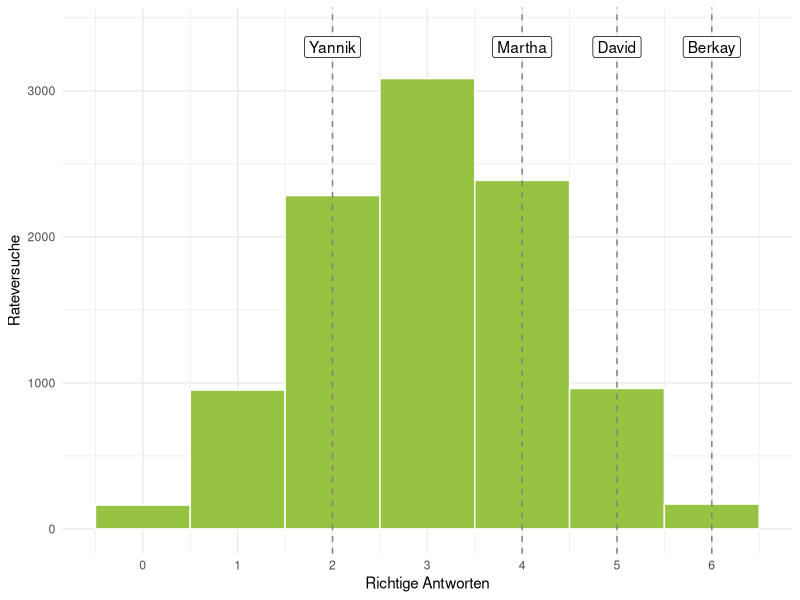
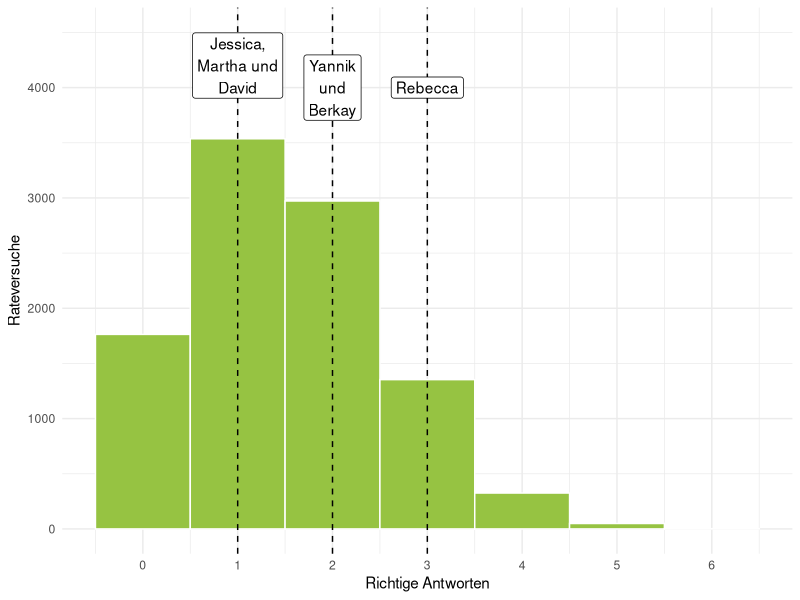

R code for these plots, in order:
## ---- chunk 1
knitr::opts_chunk$set(echo = TRUE,
                      fig.path = "plots/pepsicola-")
## ---- chunk 2
library(knitr)
library(magrittr)
library(tidyverse);theme_set(theme_minimal())
library(gganimate)

options(scipen = 999) 

set.seed(1453248)
## ---- chunk 3
# Challenge Nr. 1
# Die Getränke
challenge1 <- c("P", "C")

# In diesem for-loop ziehen wir drei Mal zufällige Reihenfolgen:
for (i in 1:3) {
  # mit der sample() Funktion ziehen wir aus dem Objekt "challenge1"
  # zufällig sechs Mal einen Buchstaben (und legen ihn nach jedem Ziehen
  # wieder zurück):
  reihen1 <- sample(challenge1, size = 6, replace = TRUE)
  
  # Anschließend geben wir die Reihenfolge aus:
  print(reihen1)
}

# Und das machen wir für alle Challenges:

# Challenge Nr.2
# Die Getränke:
challenge2 <- c("C", "Z")

# Die drei Reihen:
for (i in 1:3) {
  reihen2 <- sample(challenge2, size = 6, replace = TRUE)
  print(reihen2)
}


# Challenge Nr.3
# Die Getränke
challenge3 <- c("P", "C", "Z", "J")

# Die drei Reihen
for (i in 1:3) {
  reihen3 <- sample(challenge3, size = 6, replace = TRUE)
  print(reihen3)
}
## ---- chunk 4
# Die Reihen der ersten Challenge:
C1_Reihe1 <- c("C", "C", "P", "P", "C", "C")
C1_Reihe1
## ---- chunk 5
# Ein Objekt, das die Zahl aller gewünschten Simulationen angibt:
nsim <- 10000
## ---- chunk 6
# Ein leerer Datensatz, in dem die Ergebnisse eingetragen werden
simulation1 <- tibble(x = rep(NA, nsim),
                      Rateversuch = c(1:nsim))

# In diesem Loop passiert die Simulation:
# Wir führen den Loop 10.000 Mal durch (1 bis nsim)
for (i in c(1:nsim)) {
  # Hier erstellen wir die Zufallsreihenfolge:
  guess1 <- sample(c("C", "P"), 6, replace = T)
  
  # Dann gleichen wir die Reihenfolge mit der festgelegten
  # Reihenfolge ab und zählen die richtigen Treffer:
  richtig <- as.numeric(C1_Reihe1 == guess1) %>% sum()
  
  # Letztendlich tragen wir die Anzahl richtiger Treffer
  # in den Datensatz ein:
  simulation1[i, ] <- richtig
}
## ---- chunk 7
ggplot(simulation1, aes(x = x)) + 
  geom_histogram(binwidth = 1,
                 fill = "#96c342",
                 color = "white") +
  # geom_bar() +
  geom_vline(xintercept = c(2, 4, 5, 6), 
             linetype = "dashed",
             color = "#808080") +
  annotate(geom = "label",
           y = 3300, x = 2, label = "Yannik") +
  annotate(geom = "label",
           y = 3300, x = 4, label = "Martha") +
  annotate(geom = "label",
           y = 3300, x = 5, label = "David") +
  annotate(geom = "label",
           y = 3300, x = 6, label = "Berkay") +
  scale_y_continuous(limits = c(0, 3400)) +
  scale_x_continuous(breaks = c(0:6)) +
  labs(x = "Richtige Antworten",
       y = "Rateversuche")
## ---- chunk 8
tab1 <- table(simulation1$x)
proptab1 <- table(simulation1$x) %>% prop.table() %>% {.*100} %>% round(1) %>% paste0(., "%")
cproptab1 <- table(simulation1$x) %>% prop.table() %>% cumsum() %>% {.*100} %>% round(1) %>% paste0(., "%")

tabmatr1 <- rbind(tab1, proptab1, cproptab1)
dimnames(tabmatr1)[[1]] <- c("Verteilung", "Prozentuale Verteilung", "Aufsummierte Prozente")

kable(tabmatr1, align = "c")
## ---- chunk 9
C3_Reihe1 <- c("Z", "J", "P", "P", "Z", "C")
C3_Reihe1
## ---- chunk 10
simulation2 <- tibble(x = rep(NA, nsim))

for (i in c(1:nsim)) {
  guess2 <- sample(c("P", "C", "Z", "J"), 6, replace = T)
  richtig2 <- sum(as.numeric(C3_Reihe1 == guess2))
  simulation2[i, ] <- richtig2
}
## ---- chunk 11
ggplot(simulation2, aes(x = x)) + 
  geom_histogram(binwidth = 1,
                 fill = "#96c342",
                 color = "white") +
  scale_x_continuous(breaks = c(0:6),
                     labels = c(0:6)) +
  geom_vline(xintercept = c(1, 2, 3),
             linetype = "dashed") +
  annotate(geom = "label",
           x = 2, y = 4000,
           label = "Yannik\nund\nBerkay") +
  annotate(geom = "label",
           x = 1, y = 4200,
           label = "Jessica,\nMartha und\nDavid") +
  annotate(geom = "label",
           x = 3, y = 4000,
           label = "Rebecca") +
  scale_y_continuous(limits = c(0, 4500)) +
  labs(x = "Richtige Antworten",
       y = "Rateversuche")
## ---- chunk 12
tab3 <- table(simulation2$x)
proptab3 <- table(simulation2$x) %>% prop.table() %>% {.*100} %>% round(2) %>% paste0(., "%")
cproptab3 <- table(simulation2$x) %>% prop.table() %>% cumsum() %>% {.*100} %>% round(2) %>% paste0(., "%")

tabmatr3 <- rbind(tab3, proptab3, cproptab3)
dimnames(tabmatr3)[[1]] <- c("Verteilung", "Prozentuale Verteilung", "Aufsummierte Prozente")

kable(tabmatr3, align = "c")
